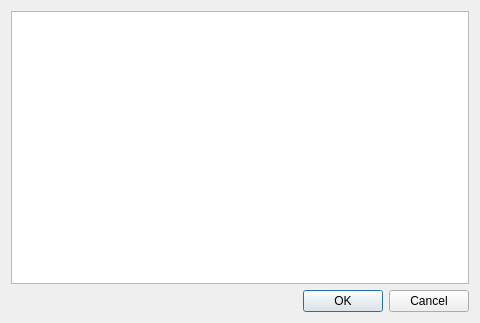
<?xml version="1.0" encoding="UTF-8"?>
<ui version="4.0">
 <class>LTLDialog</class>
 <widget class="QDialog" name="LTLDialog">
  <property name="geometry">
   <rect>
    <x>0</x>
    <y>0</y>
    <width>480</width>
    <height>323</height>
   </rect>
  </property>
  <property name="windowTitle">
   <string>Dialog</string>
  </property>
  <layout class="QGridLayout" name="gridLayout">
   <item row="0" column="0" colspan="3">
    <widget class="QTextEdit" name="ltlTextEdit"/>
   </item>
   <item row="1" column="0">
    <spacer name="horizontalSpacer">
     <property name="orientation">
      <enum>Qt::Horizontal</enum>
     </property>
     <property name="sizeHint" stdset="0">
      <size>
       <width>297</width>
       <height>20</height>
      </size>
     </property>
    </spacer>
   </item>
   <item row="1" column="1">
    <widget class="QPushButton" name="okButton">
     <property name="text">
      <string>OK</string>
     </property>
    </widget>
   </item>
   <item row="1" column="2">
    <widget class="QPushButton" name="cancelButton">
     <property name="text">
      <string>Cancel</string>
     </property>
    </widget>
   </item>
  </layout>
 </widget>
 <resources/>
 <connections/>
</ui>
